Frame 1 (no input): blank canvas, image omitted
Frame 60 (the mouse pressed at the canvas centre just before this capture): blank canvas, image omitted
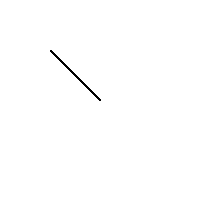
Frame 120 (the mouse held since frame 60 and released just before this capture)

The Processing sketch whose frames 1 and 60 were blank and that drew this single picture after the mouse press (run headless with seeded random() and noise(); from frame 60 on, the mouse is pressed at the canvas centre):

// Processing sketch: processing_152395
// ── processing_152395.pde

// using example via http://forum.processing.org/one/topic/save-current-x-and-y-coordinate.html
int circlesize = 10;
PVector firstMouse; //The saved mouse position

void setup() {
    size(200, 200);
    background(255);
    smooth();
    fill(0, 50);
    //noStroke();
    firstMouse = new PVector(0, 0); //Initialize the PVector
}

void draw() {
    


    if (mousePressed == true) {
        line(firstMouse.x, firstMouse.y, 50, 50);
    }

}

void mousePressed() {
    firstMouse.x = mouseX; //Save the mouse position;
    firstMouse.y = mouseY;
}
